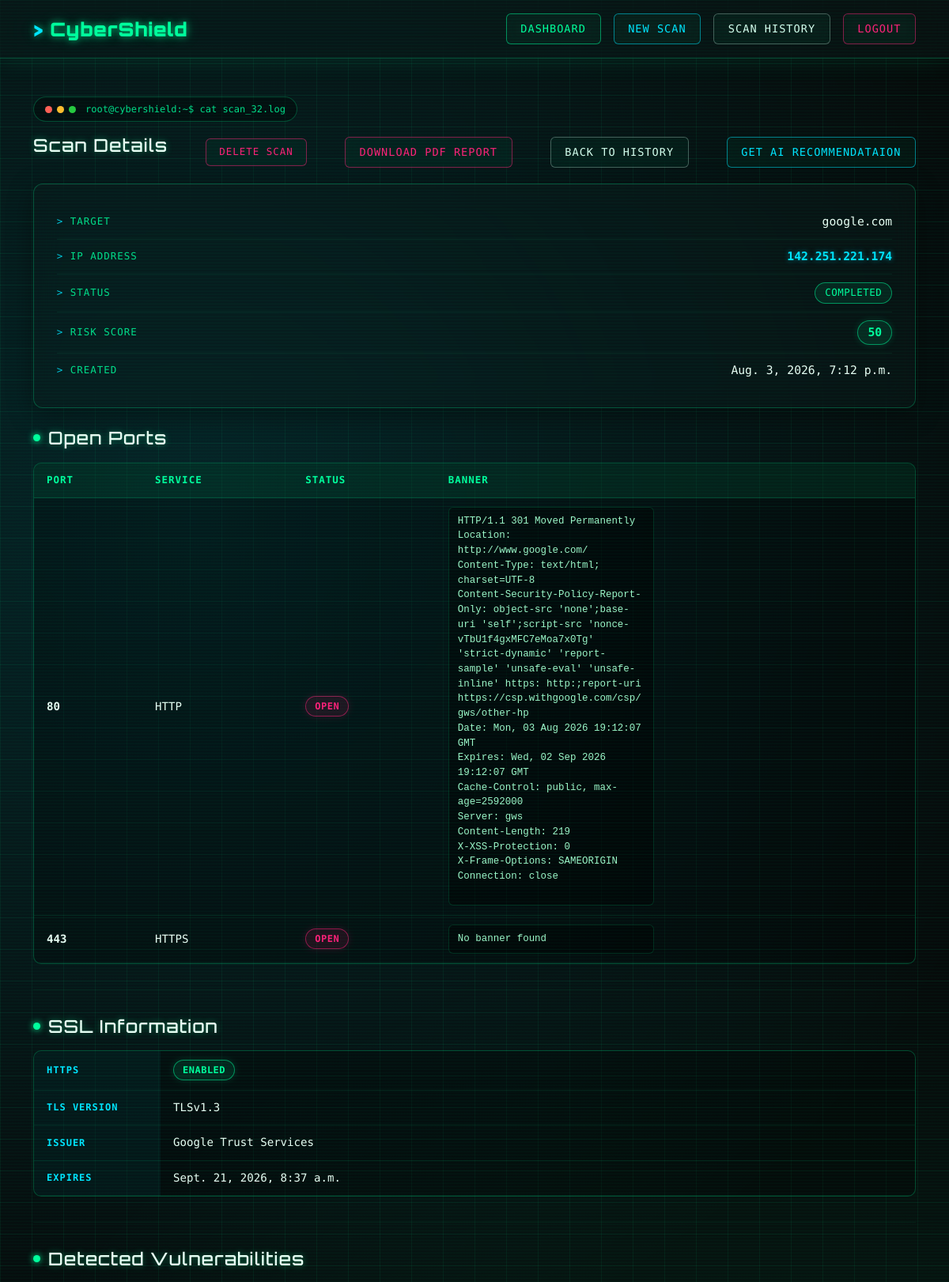
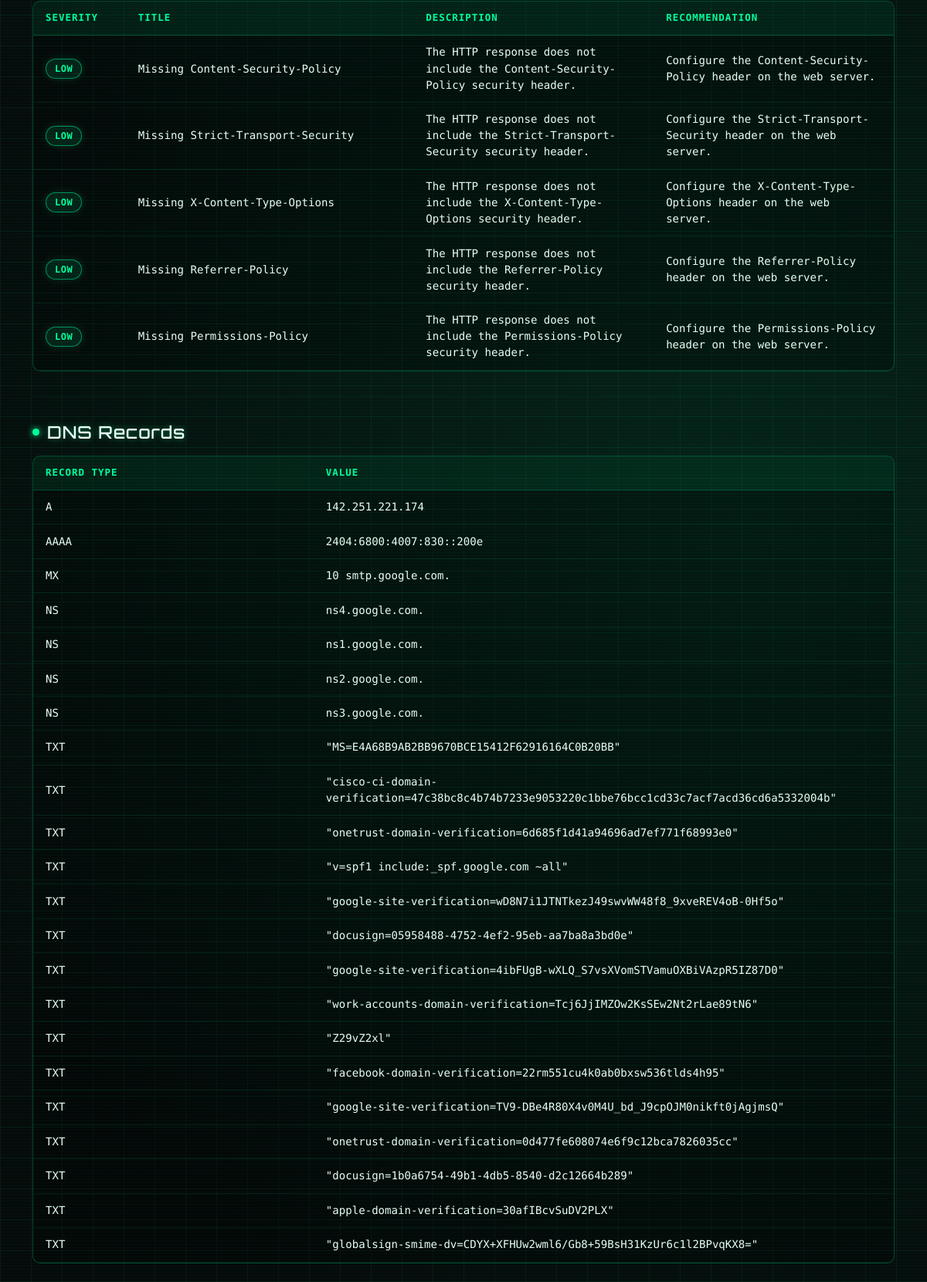
The page /scanner/32/ (signed in) on the database its author committed (2 pictures, top to bottom).
### scanner/models.py (models this page shows, shortened)
class Scan(models.Model):
    SCAN_TYPES = [
        ("website", "Website"),
        ("ip", "IP Address"),
        ("domain", "Domain"),
    ]
    STATUS = [
        ("pending", "Pending"),
        ("running", "Running"),
        ("completed", "Completed"),
        ("failed", "Failed"),
    ]
    user = models.ForeignKey(
        User,
        on_delete=models.CASCADE
    )
    target = models.CharField(max_length=255)
    ip_address = models.GenericIPAddressField(
    null=True,
    blank=True
    )
    scan_type = models.CharField(
        max_length=20,
        choices=SCAN_TYPES
    )
    status = models.CharField(
        max_length=20,
        choices=STATUS,
        default="pending"
    )
    risk_score = models.IntegerField(default=0)
    ssl_enabled = models.BooleanField(default=False)
    ssl_issuer = models.CharField(
        max_length=255,
        blank=True
    )
    ssl_expiry = models.DateTimeField(
        null=True,
        blank=True
    )
    tls_version = models.CharField(
        max_length=50,
        blank=True
    )
    ai_recommendation = models.TextField(
        blank=True,
        null=True,
    )
    ai_generated_at = models.DateTimeField(
        blank=True,
        null=True,
    )
    created_at = models.DateTimeField(auto_now_add=True)
    completed_at = models.DateTimeField(
        null=True,
        blank=True
    )

class PortResult(models.Model):
    scan = models.ForeignKey(
        Scan,
        on_delete=models.CASCADE,
        related_name="ports"
    )
    port = models.IntegerField()
    service = models.CharField(
        max_length=100
    )
    status = models.CharField(
        max_length=20,
        default="Open"
    )
    banner = models.TextField(
        blank=True,
        null=True
    )
    version = models.CharField(
        max_length=255,
        blank=True
    )

class Vulnerability(models.Model):
    SEVERITY = [
        ("Critical", "Critical"),
        ("High", "High"),
        ("Medium", "Medium"),
        ("Low", "Low"),
        ("Info", "Info"),
    ]
    scan = models.ForeignKey(
        Scan,
        on_delete=models.CASCADE,
        related_name="vulnerabilities"
    )
    title = models.CharField(max_length=200)
    severity = models.CharField(
        max_length=20,
        choices=SEVERITY
    )
    port = models.IntegerField(
        null=True,
        blank=True
    )
    service = models.CharField(
        max_length=100,
        blank=True
    )
    description = models.TextField()
    recommendation = models.TextField()

class DNSRecord(models.Model):
    scan = models.ForeignKey(
        Scan,
        on_delete=models.CASCADE,
        related_name="dns_records"
    )
    record_type = models.CharField(max_length=20)
    value = models.TextField()

### scanner/views.py (the view)
# urls.py: path("<int:scan_id>/", scan_detail, name="scan_detail"),
@login_required
def scan_detail(request, scan_id):
    scan = get_object_or_404(
        Scan,
        id=scan_id,
        user=request.user
    )
    ports = scan.ports.all()
    vulnerabilities = scan.vulnerabilities.all()
    dns_records = scan.dns_records.all()
    return render(
        request,
        "scanner/detail.html",
        {
            "scan": scan,
            "ports": ports,
            "vulnerabilities": vulnerabilities,
            "dns_records": dns_records,
        },
    )

### scanner/templates/scanner/detail.html (shortened to what this page needs)
{% extends "base.html" %}
{% block content %}
<div class="terminal-tag mb-3">
    <span class="dot dot-red"></span>
    <span class="dot dot-yellow"></span>
    <span class="dot dot-green"></span>
    <span class="terminal-path">root@cybershield:~$ cat scan_{{ scan.id }}.log</span>
</div>
<div class="page-header">
    <h2 class="section-title">Scan Details</h2>
    <a href="{% url 'delete_scan' scan.id %}" class="btn btn-danger glow-btn delete-scan-btn">
        Delete Scan
    </a>
    <a href="{% url 'download_report' scan.id %}" class="btn btn-danger glow-btn">
        Download PDF Report
    </a>
    <a href="{% url 'scan_history' %}" class="btn btn-secondary glow-btn">
        Back to History
    </a>
    <a href="{% url 'generate_ai_recommendation' scan.id %}" class="btn btn-primary btn-glow" id="aiRecommendBtn">Get AI Recommendataion</a>
</div>
<div class="glass-panel detail-card mb-4">
    <div class="card-body">
        <div class="detail-row">
            <span class="detail-label">Target</span>
            <span class="detail-value">{{ scan.target }}</span>
        </div>
        <div class="detail-row">
            <span class="detail-label">IP Address</span>
            <span class="detail-value ip-value">{{ scan.ip_address|default:"—" }}</span>
        </div>
        <div class="detail-row">
            <span class="detail-label">Status</span>
            <span class="detail-value">
                <span class="status-pill status-{{ scan.status|lower }}">{{ scan.status }}</span>
            </span>
        </div>
        <div class="detail-row">
            <span class="detail-label">Risk Score</span>
            <span class="detail-value">
                <span class="risk-badge">{{ scan.risk_score }}</span>
            </span>
        </div>
        <div class="detail-row">
            <span class="detail-label">Created</span>
            <span class="detail-value">{{ scan.created_at }}</span>
        </div>
    </div>
</div>
<h3 class="section-title"><span class="pulse-dot"></span> Open Ports</h3>
<div class="table-wrap mb-4">
    <div class="table-scroll">
        <table class="table cyber-table mb-0">
            <thead>
                <tr>
                    <th>Port</th>
                    <th>Service</th>
                    <th>Status</th>
                    <th>Banner</th>
                </tr>
            </thead>
            <tbody>
                {% for port in ports %}
                <tr>
                    <td class="port-cell">{{ port.port }}</td>
                    <td>{{ port.service }}</td>
                    <td>
                        <span class="status-badge-danger">{{ port.status }}</span>
                    </td>
                    <td>
                        <pre class="banner-pre">{{ port.banner|default:"No banner found" }}</pre>
                    </td>
                </tr>
                {% empty %}
                <tr>
                    <td colspan="4" class="text-center empty-row">
                        No ports found.
                    </td>
                </tr>
                {% endfor %}
            </tbody>
        </table>
    </div>
</div>
<hr class="cyber-divider">
<h3 class="section-title"><span class="pulse-dot"></span> SSL Information</h3>
{% if scan.ssl_enabled %}
<div class="table-wrap mb-4">
    <div class="table-scroll">
        <table class="table cyber-table cyber-table-kv mb-0">
            <tr>
                <th>HTTPS</th>
                <td><span class="status-badge-success">Enabled</span></td>
            </tr>
            <tr>
                <th>TLS Version</th>
                <td>{{ scan.tls_version|default:"—" }}</td>
            </tr>
            <tr>
                <th>Issuer</th>
                <td>{{ scan.ssl_issuer|default:"—" }}</td>
            </tr>
            <tr>
                <th>Expires</th>
                <td>{{ scan.ssl_expiry|default:"—" }}</td>
            </tr>
        </table>
    </div>
</div>
{% else %}
<div class="cyber-alert cyber-alert-warning mb-4">
    <span class="alert-icon">⚠</span> HTTPS is not available.
</div>
{% endif %}
<hr class="cyber-divider">
<h3 class="section-title"><span class="pulse-dot"></span> Detected Vulnerabilities</h3>
{% if vulnerabilities %}
<div class="table-wrap mb-4">
    <div class="table-scroll">
        <table class="table cyber-table mb-0">
            <thead>
                <tr>
                    <th>Severity</th>
                    <th>Title</th>
                    <th>Description</th>
                    <th>Recommendation</th>
                </tr>
            </thead>
            <tbody>
                {% for v in vulnerabilities %}
                <tr>
                    <td>
                        {% if v.severity == "High" %}
                        <span class="status-badge-danger">{{ v.severity }}</span>
                        {% elif v.severity == "Medium" %}
                        <span class="status-badge-warning">{{ v.severity }}</span>
                        {% else %}
                        <span class="status-badge-success">{{ v.severity }}</span>
                        {% endif %}
                    </td>
                    <td>{{ v.title }}</td>
                    <td class="wrap-cell">{{ v.description }}</td>
                    <td class="wrap-cell">{{ v.recommendation }}</td>
                </tr>
                {% endfor %}
            </tbody>
        </table>
    </div>
</div>
{% else %}
<div class="cyber-alert cyber-alert-success mb-4">
    <span class="alert-icon">✓</span> No vulnerabilities detected.
</div>
{% endif %}
<hr class="cyber-divider">
<h3 class="section-title">
    <span class="pulse-dot"></span>
    DNS Records
</h3>
{% if dns_records %}
<div class="table-wrap mb-4">
    <div class="table-scroll">
        <table class="table cyber-table mb-0">
            <thead>
                <tr>
                    <th>Record Type</th>
                    <th>Value</th>
                </tr>
            </thead>
            <tbody>
            {% for record in dns_records %}
                <tr>
                    <td>{{ record.record_type }}</td>
                    <td class="wrap-cell">{{ record.value }}</td>
                </tr>
            {% endfor %}
            </tbody>
        </table>
    </div>
</div>
{% else %}
<div class="cyber-alert cyber-alert-success mb-4">
    <span class="alert-icon">✓</span>
    No DNS Records Found.
</div>
{% endif %}
{% endblock %}

### templates/base.html (style rules this page uses)
:root { --neon-green: #00ff9d; --neon-cyan: #00e5ff; --neon-pink: #ff2079; --glass-bg: rgba(15, 25, 25, 0.45); --glass-border: rgba(0, 255, 157, 0.25); --bg-dark: #060a0a; --bs-body-color: #d7fff0; --bs-body-color-rgb: 215, 255, 240; --bs-emphasis-color: #eafff5; --bs-secondary-color: rgba(215, 255, 240, 0.65); --bs-tertiary-color: rgba(215, 255, 240, 0.45); --bs-heading-color: #eafff5; --bs-link-color: #00e5ff; --bs-link-color-rgb: 0, 229, 255; --bs-link-hover-color: #00ff9d; --bs-card-color: #d7fff0; --bs-card-cap-color: #eafff5; --bs-card-bg: transparent; --bs-card-border-color: rgba(0, 255, 157, 0.25); --bs-table-color: #d7fff0; --bs-table-bg: transparent; --bs-table-border-color: rgba(0, 255, 157, 0.15); --bs-table-striped-color: #d7fff0; --bs-table-striped-bg: rgba(0, 255, 157, 0.04); --bs-table-hover-color: #eafff5; --bs-table-hover-bg: rgba(0, 255, 157, 0.06); --bs-form-control-color: #eafff5; --bs-form-select-color: #eafff5; --bs-alert-bg: transparent; --bs-alert-border-color: transparent; }
* { box-sizing: border-box; }
html, body { min-height: 100%; }
body { background-color: var(--bg-dark); background-image: linear-gradient(rgba(0, 255, 157, 0.06) 1px, transparent 1px), linear-gradient(90deg, rgba(0, 255, 157, 0.06) 1px, transparent 1px), radial-gradient(circle at 20% 20%, rgba(0, 229, 255, 0.12), transparent 40%), radial-gradient(circle at 80% 70%, rgba(0, 255, 157, 0.10), transparent 45%); background-size: 40px 40px, 40px 40px, cover, cover; color: #d7fff0; font-family: 'Share Tech Mono', monospace; min-height: 100vh; position: relative; overflow-x: hidden; }
body::before { content: ""; position: fixed; inset: 0; pointer-events: none; background: repeating-linear-gradient( 0deg, rgba(0, 255, 157, 0.03) 0px, rgba(0, 255, 157, 0.03) 1px, transparent 2px, transparent 4px ); z-index: 1000; }
h1, h2, h3, h4, h5, h6, .navbar-brand { font-family: 'Orbitron', sans-serif; letter-spacing: 1px; }
:where(p, span, div, td, th, li, label, small, dt, dd, legend) { color: #d7fff0; }
:where(h1, h2, h3, h4, h5, h6, strong, b, .card-title) { color: #eafff5; }
.btn { font-family: 'Share Tech Mono', monospace; border-radius: 6px; border: 1px solid var(--glass-border); background: rgba(0, 255, 157, 0.04); backdrop-filter: blur(8px); -webkit-backdrop-filter: blur(8px); color: #d7fff0; text-transform: uppercase; letter-spacing: 1px; font-size: 0.85rem; padding: 0.5rem 1.1rem; transition: all 0.25s ease; position: relative; overflow: hidden; }
.btn-secondary { border-color: rgba(215, 255, 240, 0.3); color: #d7fff0; }
.btn-danger { border-color: rgba(255, 32, 121, 0.5); color: var(--neon-pink); }
.btn-primary { border-color: rgba(0, 229, 255, 0.5); color: var(--neon-cyan); }
.glass-panel, .card { background: var(--glass-bg); backdrop-filter: blur(16px) saturate(140%); -webkit-backdrop-filter: blur(16px) saturate(140%); border: 1px solid var(--glass-border); border-radius: 12px; box-shadow: 0 8px 32px rgba(0, 0, 0, 0.4), inset 0 1px 0 rgba(255, 255, 255, 0.03); }
.table { background-color: transparent; }
a { color: var(--neon-cyan); }
pre, code { color: #9df7c9; }

### rows shown on the page
Scan: id "32", target "google.com", ip_address "142.251.221.174", status "COMPLETED", risk_score "50", created_at "Aug. 3, 2026, 7:12 p.m.", tls_version "TLSv1.3", ssl_issuer "Google Trust Services", ssl_expiry "Sept. 21, 2026, 8:37 a.m."
PortResult: port "80", service "HTTP", status "OPEN", banner "HTTP/1.1 301 Moved Permanently Location: http://www.google.com/ Content-Type: text/html; charset=UTF-8 Content-Security-Policy-Report-Only: object-src 'none';base-uri 'self';script-src 'nonce-vTbU1f4gxMFC7eMoa7x0Tg' 'strict-dynamic' 'report-sample' 'unsafe-eval' 'unsafe-inline' https: http:;report-uri https://csp.withgoogle.com/csp/gws/other-hp Date: Mon, 03 Aug 2026 19:12:07 GMT Expires: Wed, 02 Sep 2026 19:12:07 GMT Cache-Control: public, max-age=2592000 Server: gws Content-Length: 219 X-XSS-Protection: 0 X-Frame-Options: SAMEORIGIN Connection: close"
PortResult: port "443", service "HTTPS", status "OPEN", banner "No banner found"
Vulnerability: severity "LOW", title "Missing Content-Security-Policy", description "The HTTP response does not include the Content-Security-Policy security header.", recommendation "Configure the Content-Security-Policy header on the web server."
Vulnerability: severity "LOW", title "Missing Strict-Transport-Security", description "The HTTP response does not include the Strict-Transport-Security security header.", recommendation "Configure the Strict-Transport-Security header on the web server."
Vulnerability: severity "LOW", title "Missing X-Content-Type-Options", description "The HTTP response does not include the X-Content-Type-Options security header.", recommendation "Configure the X-Content-Type-Options header on the web server."
Vulnerability: severity "LOW", title "Missing Referrer-Policy", description "The HTTP response does not include the Referrer-Policy security header.", recommendation "Configure the Referrer-Policy header on the web server."
Vulnerability: severity "LOW", title "Missing Permissions-Policy", description "The HTTP response does not include the Permissions-Policy security header.", recommendation "Configure the Permissions-Policy header on the web server."
DNSRecord: record_type "A", value "142.251.221.174"
DNSRecord: record_type "AAAA", value "2404:6800:4007:830::200e"
DNSRecord: record_type "MX", value "10 smtp.google.com."
DNSRecord: record_type "NS", value "ns4.google.com."
DNSRecord: record_type "NS", value "ns1.google.com."
DNSRecord: record_type "NS", value "ns2.google.com."
DNSRecord: record_type "NS", value "ns3.google.com."
DNSRecord: record_type "TXT", value "\"MS=E4A68B9AB2BB9670BCE15412F62916164C0B20BB\""
DNSRecord: record_type "TXT", value "\"cisco-ci-domain-verification=47c38bc8c4b74b7233e9053220c1bbe76bcc1cd33c7acf7acd36cd6a5332004b\""
DNSRecord: record_type "TXT", value "\"onetrust-domain-verification=6d685f1d41a94696ad7ef771f68993e0\""
DNSRecord: record_type "TXT", value "\"v=spf1 include:_spf.google.com ~all\""
DNSRecord: record_type "TXT", value "\"google-site-verification=wD8N7i1JTNTkezJ49swvWW48f8_9xveREV4oB-0Hf5o\""
DNSRecord: record_type "TXT", value "\"docusign=05958488-4752-4ef2-95eb-aa7ba8a3bd0e\""
DNSRecord: record_type "TXT", value "\"google-site-verification=4ibFUgB-wXLQ_S7vsXVomSTVamuOXBiVAzpR5IZ87D0\""
DNSRecord: record_type "TXT", value "\"work-accounts-domain-verification=Tcj6JjIMZOw2KsSEw2Nt2rLae89tN6\""
DNSRecord: record_type "TXT", value "\"Z29vZ2xl\""
DNSRecord: record_type "TXT", value "\"facebook-domain-verification=22rm551cu4k0ab0bxsw536tlds4h95\""
DNSRecord: record_type "TXT", value "\"google-site-verification=TV9-DBe4R80X4v0M4U_bd_J9cpOJM0nikft0jAgjmsQ\""
DNSRecord: record_type "TXT", value "\"onetrust-domain-verification=0d477fe608074e6f9c12bca7826035cc\""
DNSRecord: record_type "TXT", value "\"docusign=1b0a6754-49b1-4db5-8540-d2c12664b289\""
DNSRecord: record_type "TXT", value "\"apple-domain-verification=30afIBcvSuDV2PLX\""
DNSRecord: record_type "TXT", value "\"globalsign-smime-dv=CDYX+XFHUw2wml6/Gb8+59BsH31KzUr6c1l2BPvqKX8=\""
